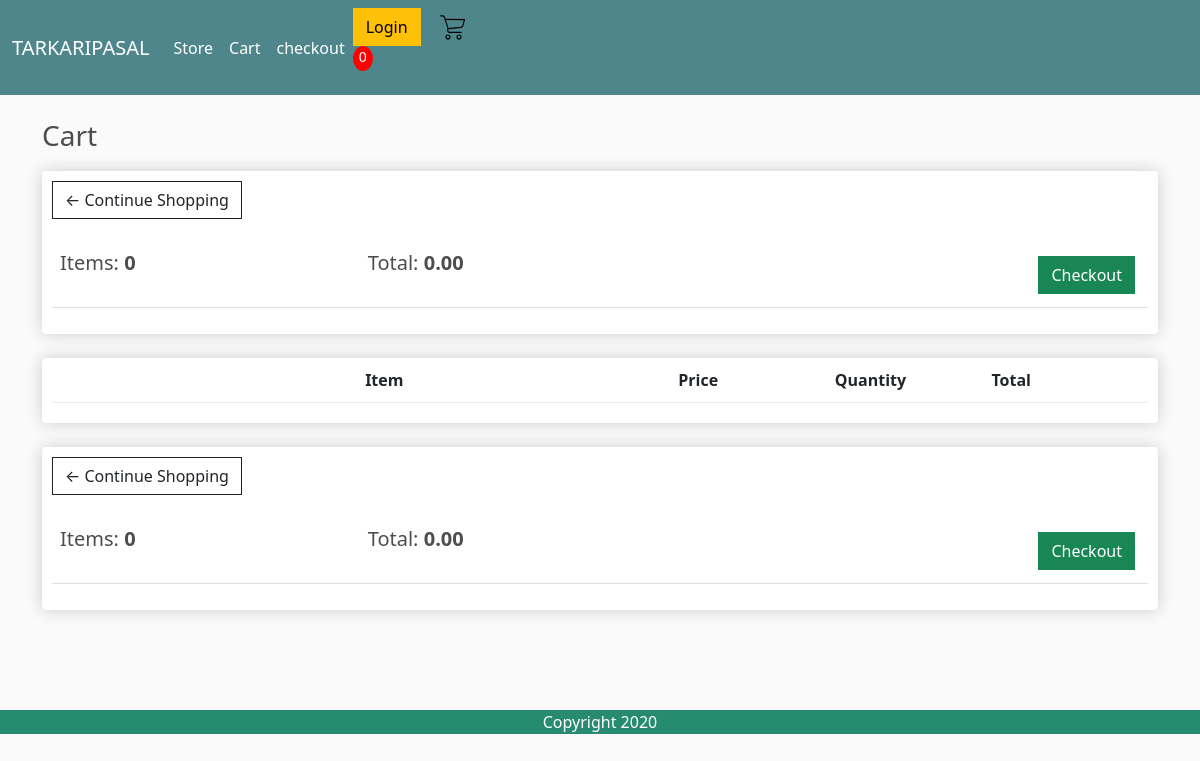
/cart/ (signed in), run on an earlier commit of the app's database.
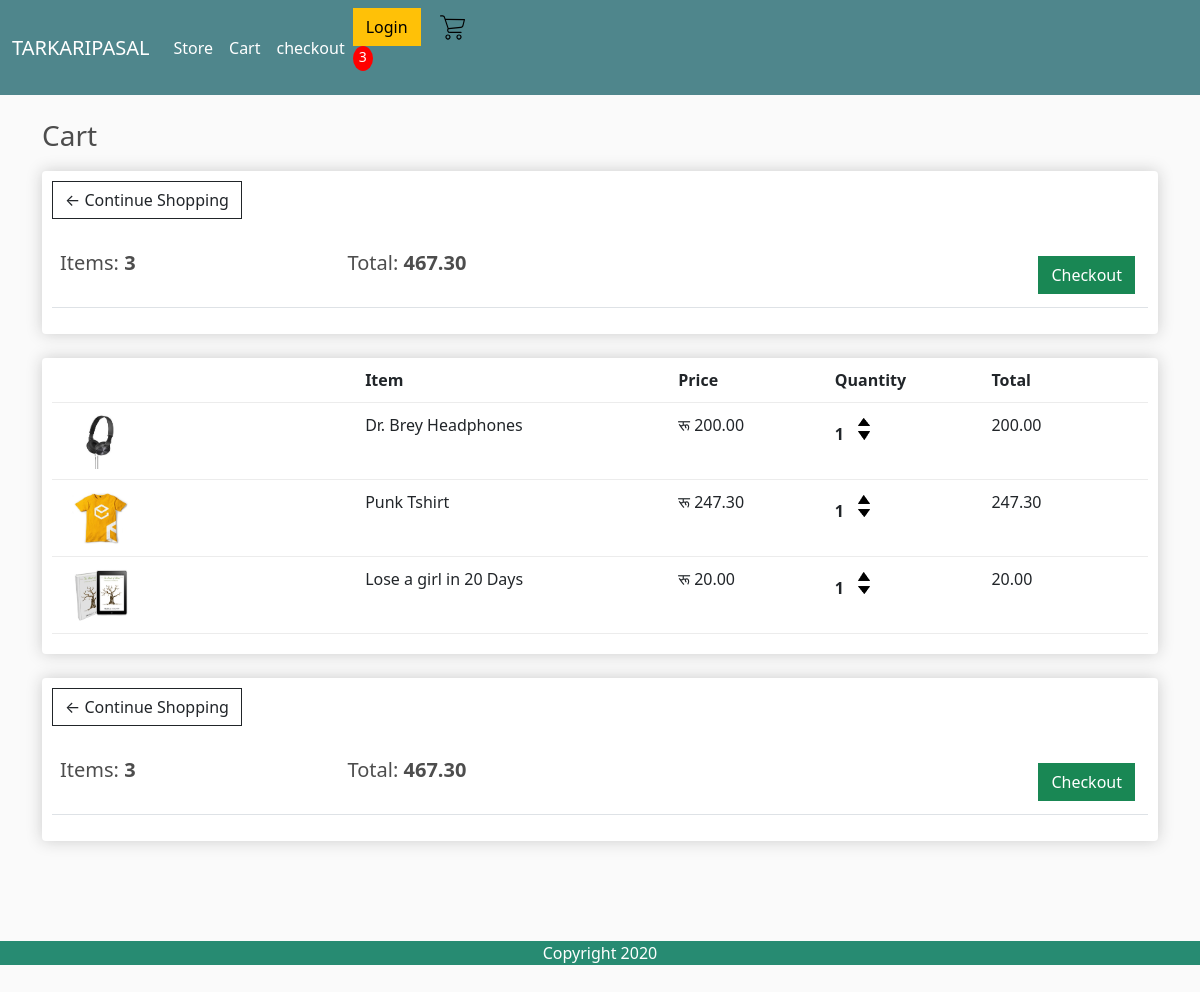
And on a later commit of the database.
### store/models.py (models this page shows, shortened)
class Order(models.Model):
  customer = models.ForeignKey(Customer, on_delete=models.SET_NULL, blank=True, null=True)
  date_ordered = models.DateTimeField(auto_now_add=True)
  complete = models.BooleanField(default=False, null=True, blank=False)
  transaction_id = models.CharField(max_length=200, null=True)
  @property
  def get_cart_total(self):
    orderitems = self.orderitem_set.all()
    total = sum([item.get_total for item in orderitems])
    return total
  @property
  def get_cart_items(self):
    orderitems = self.orderitem_set.all()
    total = sum([item.quantity for item in orderitems])
    return total

class OrderItem(models.Model):
  product = models.ForeignKey(Product, on_delete=models.SET_NULL, null=True)
  order = models.ForeignKey(Order, on_delete=models.SET_NULL, null=True)
  quantity = models.IntegerField(default=0, null=True, blank=True)
  date_added = models.DateTimeField(auto_now_add=True)
  @property
  def get_total(self):
    total = self.product.price * self.quantity
    return total

class Product(models.Model):
  name = models.CharField(max_length=200, null=True)
  price = models.DecimalField(max_digits=7, decimal_places=2)
  digital = models.BooleanField(default=False, null=True, blank=False)
  image = models.ImageField(null=True, blank=True)
  @property
  def imageURL(self):
    try:
      url = self.image.url
    except:
      url = ''
    return url

### store/views.py (the view)
# urls.py: path('cart/', views.cart, name="cart"),
def cart(request):
  data = cartData(request)
  cartItems = data['cartItems']
  order = data['order']
  items = data['items']
  context = {'items':items, 'order':order, 'cartItems': cartItems}
  return render(request, 'store/cart.html', context)

### store/utils.py (called while the page is built)
def cartData(request):
  if request.user.is_authenticated:
    customer = request.user.customer
    order, created = Order.objects.get_or_create(customer=customer, complete=False)
    items = order.orderitem_set.all()
    cartItems = order.get_cart_items
  else:
    cookieData = cookieCart(request)
    cartItems = cookieData['cartItems']
    order = cookieData['order']
    items = cookieData['items']
  return{'cartItems':cartItems, 'order':order, 'items':items}

### store/templates/store/cart.html
{% extends 'store/main.html' %}
{% load static %}
{% block content %}
<h3>Cart</h3>
<div class="row">
  <div class="col-lg-12">
    <div class="box-element">
      <a class = "btn btn-outline-dark" href="{% url 'store' %}">&#x2190; Continue Shopping</a>
      <br><br>
      <table class="table">
        <tr>
          <th><h5>Items: <strong>{{order.get_cart_items}}</strong></h5></th>
          <th><h5>Total: <strong>{{order.get_cart_total|floatformat:2}}</strong></h5></th>
          <th>
            <a class="btn btn-success"style="float:right; margin:5px" href="{% url 'checkout'%}">Checkout</a>
          </th>
        </tr>
      </table>
    </div>
    <br>
    <div class="box-element">
      <div class="cart-row">
        <div style="flex:2"></div>
        <div style="flex:2"><strong>Item</strong></div>
        <div style="flex:1"><strong>Price</strong></div>
        <div style="flex:1"><strong>Quantity</strong></div>
        <div style="flex:1"><strong>Total</strong></div>
      </div>
      {% for item in items %}
      <div class="cart-row">
        <div style="flex:2"><img class="row-image" src="{{item.product.imageURL}}"></div>
        <div style="flex:2"><p>{{item.product.name}}</p></div>
        <div style="flex:1"><p>रू {{item.product.price|floatformat:2}}</p></div>
        <div style="flex:1">
          <p class="quantity">{{item.quantity}}</p>
          <div class="quantity">
            <img data-id={{item.product.id}} data-action='add' class="chg-quantity update-cart" src="{% static  'images/arrow-up.png' %}">
            <img data-id={{item.product.id}} data-action='remove' class="chg-quantity update-cart" src="{% static  'images/arrow-down.png' %}">
          </div>
        </div>
        <div style="flex:1"><p>{{item.get_total}}</p></div>
      </div>
      {% endfor %}
  </div>
  <br>
  <div class="box-element">
    <a class = "btn btn-outline-dark" href="{% url 'store' %}">&#x2190; Continue Shopping</a>
    <br><br>
    <table class="table">
      <tr>
        <th><h5>Items: <strong>{{order.get_cart_items}}</strong></h5></th>
        <th><h5>Total: <strong>{{order.get_cart_total|floatformat:2}}</strong></h5></th>
        <th>
          <a class="btn btn-success"style="float:right; margin:5px" href="{% url 'checkout'%}">Checkout</a>
        </th>
      </tr>
    </table>
  </div>
</div>
</div>
{% endblock content %}

### store/templates/store/main.html (shortened to what this page needs)
<!DOCTYPE html>
{% load static %}
<html lang="en">
<head>
  <link rel="stylesheet" href="https://stackpath.bootstrapcdn.com/bootstrap/5.0.0-alpha1/css/bootstrap.min.css">
  <link rel="stylesheet" type="text/css" href="{% static 'css/main.css' %}">
</head>
<body>
  <nav class="navbar sticky-top navbar-expand-lg navbar-dark bg-dark">
    <div class="container-fluid">
      <a class="navbar-brand" href="{% url 'store' %}">TARKARIPASAL</a>
      <div class="collapse navbar-collapse" id="navbarSupportedContent">
        <ul class="navbar-nav mr-auto mb-2 mb-lg-0">
          <li class="nav-item">
            <a class="nav-link active" aria-current="page" href="{% url 'store' %}">Store</a>
            </li>
            <li class="nav-item">
              <a class="nav-link active" aria-current="page" href="{% url 'cart' %}">Cart</a>
            </li>
            <li class="nav-item">
                <a class="nav-link active" aria-current="page" href="{% url 'checkout' %}">checkout</a>
            </li>
        </ul>
        <div class="form-inline my-2 my-lg-0">
          <a href="#"class="btn btn-warning">Login</a>
          <a href="{% url 'cart' %}">
            <img id = "cart-icon" src="{% static 'images/supermarket.svg'%}" alt="shopping-cart">
          </a>
          <p id="cart-total">{{cartItems}}</p>
        </div>
      </div>
    </div>
  </nav>
  <div class="container">
    <br>
    {% block content %}
    {% endblock content %}
  </div>
  <footer>
    <p>Copyright 2020</p></footer>
</body>
</html>

### static/css/main.css (style rules this page uses)
body { background-color: hsl(0, 0%, 98%); }
h1,h2,h3,h4,h5,h6 { color:hsl(0, 0%, 30%); }
.box-element { box-shadow:hsl(0, 0%, 80%) 0 0 16px; background-color: #fff; border-radius: 4px; padding: 10px; }
.bg-dark { background-color: #4f868c!important; }
#cart-icon { width:25px; display: inline-block; margin-left: 15px; }
#cart-total { display: block; text-align: center; color:#fff; background-color: red; width: 20px; height: 25px; border-radius: 50%; font-size: 14px; }
.col-lg-4, .col-lg-6, .col-lg-8, .col-lg-12 { margin-top: 10px; }
.btn { border-radius: 0; }
.row-image { width: 100px; }
.cart-row { display: flex; align-items: flex-stretch; padding-bottom: 10px; margin-bottom: 10px; border-bottom: 1px solid #ececec; }
.quantity { display: inline-block; font-weight: 700; padding-right:10px; }
.chg-quantity { width: 12px; cursor: pointer; display: block; margin-top: 5px; transition:.1s; }
footer { background-color: rgb(39, 139, 114); text-align: center; color: white; margin: 100px 0px; }

What changed in the data, as far as the page shows it:
computed for Order: get_cart_items "0" → "3"; get_cart_total "0.00" → "467.30"
added OrderItem: product.imageURL (picture), product.name "Dr. Brey Headphones", product.price "200.00", quantity "1", get_total "200.00"
added OrderItem: product.imageURL (picture), product.name "Punk Tshirt", product.price "247.30", quantity "1", get_total "247.30"
added OrderItem: product.imageURL (picture), product.name "Lose a girl in 20 Days", product.price "20.00", quantity "1", get_total "20.00"
Also different on the page:
{{ cartItems }}: "0" → "3"
